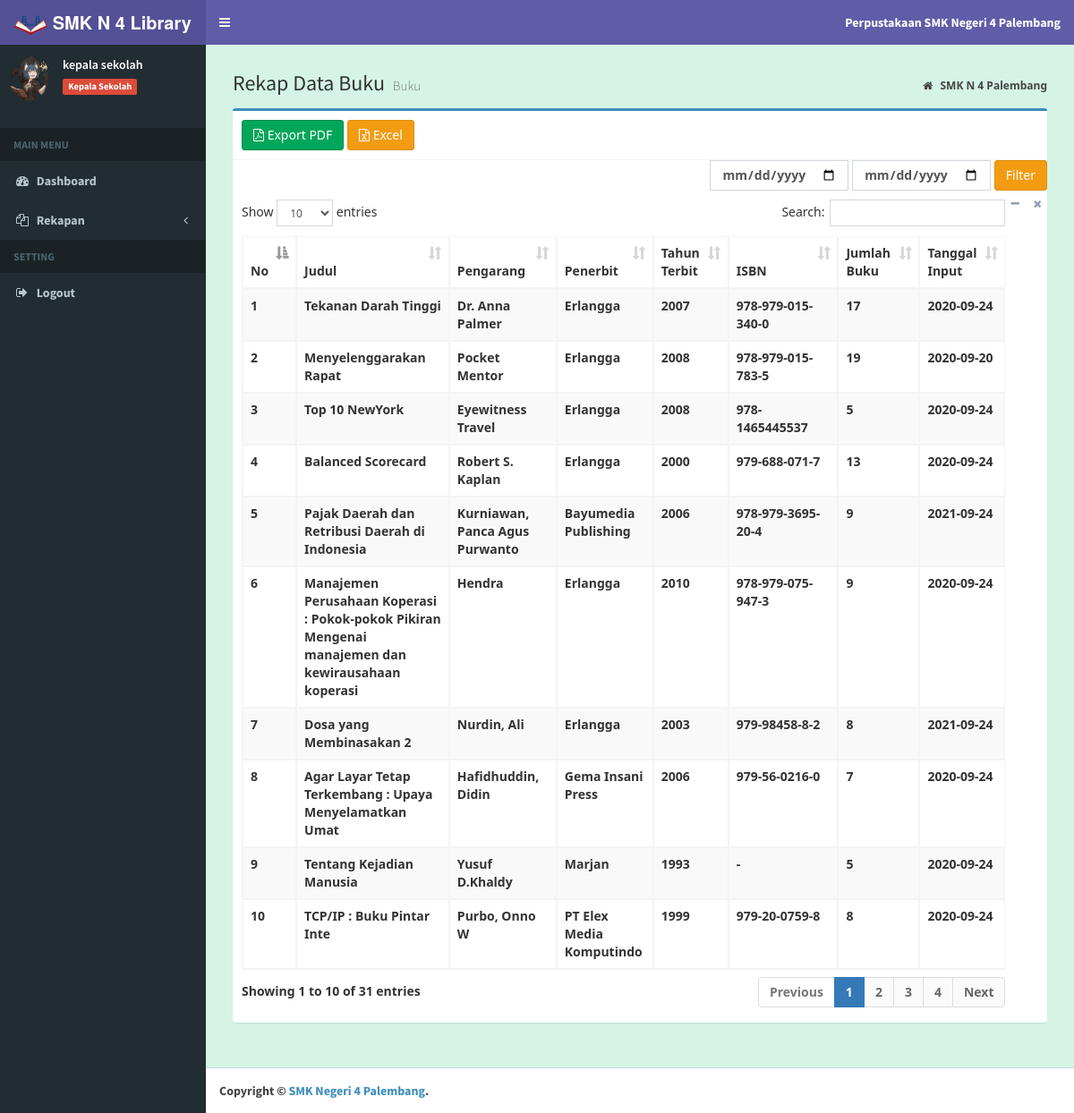
The app's page /index.php?hal=laporanbuku1 (signed in) with its own data.
### tables this page shows
CREATE TABLE `tb_buku` (
  `id_buku` int(11) NOT NULL,
  `judul_buku` varchar(250) NOT NULL,
  `pengarang` varchar(100) NOT NULL,
  `penerbit` varchar(150) NOT NULL,
  `th_terbit` varchar(5) NOT NULL,
  `isbn` varchar(20) NOT NULL,
  `jumlah_buku` int(5) NOT NULL,
  `tgl_input` date NOT NULL
);

### kepalasekolah/laporan/laporan buku/laporanbuku.php (the view)
<section class="content-header">
	<h1>
		Rekap Data Buku
		<small> Buku</small>
	</h1>
	<ol class="breadcrumb">
		<li>
			<a href="index.php?hal=dashboard">
				<i class="fa fa-home"></i>
				<b>SMK N 4 Palembang</b>
			</a>
		</li>
	</ol>
</section>
<section class="content">
	<div class="box box-primary">
		<div class="box-header with-border">
			<a href="export/pdfbuku.php" title="Tambah Data" class="btn btn-success">
				<i class="fa fa-file-pdf-o"></i>  Export PDF</a>
			<a href="export/excelbuku.php" title="Tambah Data" class="btn btn-warning">
				<i class="fa fa-file-excel-o"></i>  Excel</a>
		</div>
				<div class="col text-right">
				<form method="post" class="form-inline">
					<input type="date" name="tgl_mulai" class="form-control">
					<input type="date" name="tgl_selesai" class="form-control ml-3">
					<button type="submit" name="filter_tgl" class="btn btn-warning ml-3">Filter</button>
				</form>
			<div class="box-tools pull-right">
				<button type="button" class="btn btn-box-tool" data-widget="collapse">
					<i class="fa fa-minus"></i>
				</button>
				<button type="button" class="btn btn-box-tool" data-widget="remove">
					<i class="fa fa-remove"></i>
				</button>
			</div>
		</div>
		<div class="box-body">
			<div class="table-responsive">
				<table id="example1" class="table table-bordered table-striped">
					<thead>
					<tr>
                            <th>No</th>
                            <th>Judul</th>
                            <th>Pengarang</th>
                            <th>Penerbit</th>
                            <th>Tahun Terbit</th>
                            <th>ISBN</th>
                            <th>Jumlah Buku</th>
                            <th>Tanggal Input</th>
                        </tr>
                    </thead>
                <tbody>
			<?php
				include "koneksi/koneksi.php";
                if(isset($_POST['filter_tgl'])){
					$mulai = $_POST['tgl_mulai'];
					$selesai = $_POST['tgl_selesai'];
					if($mulai != null || $selesai != null){
						$query =mysqli_query($koneksi,"SELECT * from tb_buku where tgl_input BETWEEN '$mulai' and DATE_ADD('$selesai',INTERVAL 1 DAY) order by id_buku DESC");
					}else{
						$query = mysqli_query($koneksi,"SELECT * from tb_buku");
					}
				}else{
					$query =mysqli_query($koneksi,"SELECT * from tb_buku");
				}
				$no = 1;
				while($row =mysqli_fetch_assoc($query)) {
			?>
						<tr>
							<td><?=$no++;?></td>
							<td><?=$row['judul_buku'];?></td>
							<td><?=$row['pengarang'];?></td>
							<td><?=$row['penerbit'];?></td>
							<td><?=$row['th_terbit'];?></td>
							<td><?=$row['isbn'];?></td>
							<td><?=$row['jumlah_buku'];?></td>
							<td><?=$row['tgl_input'];?></td>
						</tr>
						<?php
                  }
                ?>
					</tbody>
				</table>
			</div>
		</div>
	</div>
</section>

### records on screen
tb_buku: judul_buku "Tekanan Darah Tinggi", pengarang "Dr. Anna Palmer", penerbit "Erlangga", th_terbit "2007", isbn "978-979-015-340-0", jumlah_buku "17", tgl_input "2020-09-24"
tb_buku: judul_buku "Menyelenggarakan Rapat", pengarang "Pocket Mentor", penerbit "Erlangga", th_terbit "2008", isbn "978-979-015-783-5", jumlah_buku "19", tgl_input "2020-09-20"
tb_buku: judul_buku "Top 10 NewYork", pengarang "Eyewitness Travel", penerbit "Erlangga", th_terbit "2008", isbn "978-1465445537", jumlah_buku "5", tgl_input "2020-09-24"
tb_buku: judul_buku "Balanced Scorecard", pengarang "Robert S. Kaplan", penerbit "Erlangga", th_terbit "2000", isbn "979-688-071-7", jumlah_buku "13", tgl_input "2020-09-24"
tb_buku: judul_buku "Pajak Daerah dan Retribusi Daerah di Indonesia", pengarang "Kurniawan, Panca Agus Purwanto", penerbit "Bayumedia Publishing", th_terbit "2006", isbn "978-979-3695-20-4", jumlah_buku "9", tgl_input "2021-09-24"
tb_buku: judul_buku "Manajemen Perusahaan Koperasi : Pokok-pokok Pikiran Mengenai manajemen dan kewirausahaan koperasi", pengarang "Hendra", penerbit "Erlangga", th_terbit "2010", isbn "978-979-075-947-3", jumlah_buku "9", tgl_input "2020-09-24"
tb_buku: judul_buku "Dosa yang Membinasakan 2", pengarang "Nurdin, Ali", penerbit "Erlangga", th_terbit "2003", isbn "979-98458-8-2", jumlah_buku "8", tgl_input "2021-09-24"
tb_buku: judul_buku "Agar Layar Tetap Terkembang : Upaya Menyelamatkan Umat", pengarang "Hafidhuddin, Didin", penerbit "Gema Insani Press", th_terbit "2006", isbn "979-56-0216-0", jumlah_buku "7", tgl_input "2020-09-24"
tb_buku: judul_buku "Tentang Kejadian Manusia", pengarang "Yusuf D.Khaldy", penerbit "Marjan", th_terbit "1993", isbn "-", jumlah_buku "5", tgl_input "2020-09-24"
tb_buku: judul_buku "TCP/IP : Buku Pintar Inte", pengarang "Purbo, Onno W", penerbit "PT Elex Media Komputindo", th_terbit "1999", isbn "979-20-0759-8", jumlah_buku "8", tgl_input "2020-09-24"

### other values on screen
$data_nama "kepala sekolah"
$data_level "Kepala Sekolah"
